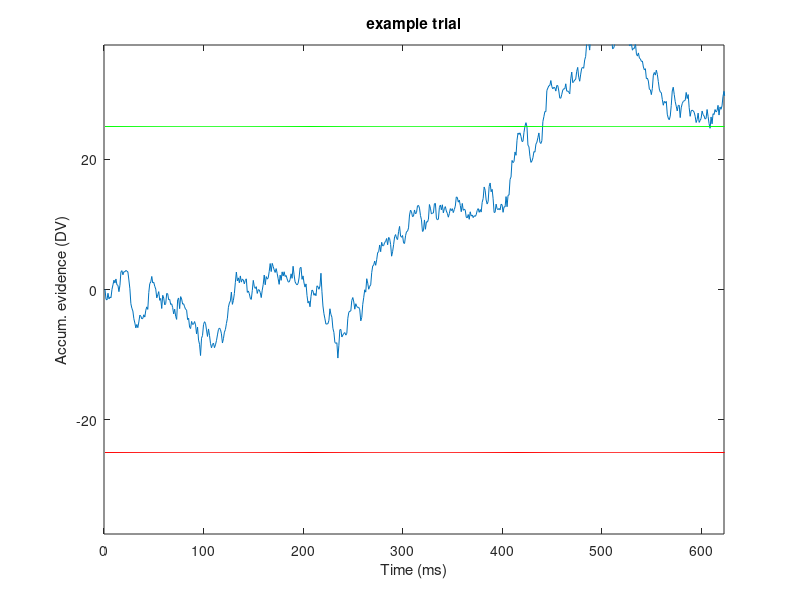
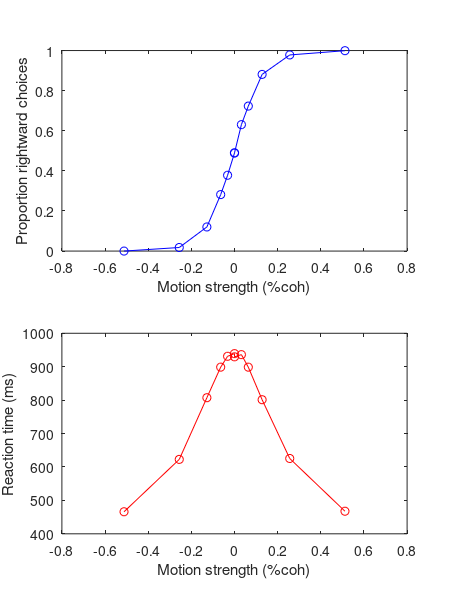

Here is the MATLAB script that generated these plots, in order:
%% simDDM_simple.m
% simple simulation of a 1D drift-diffusion model in the context of a
% choice-RT motion discrimination task (see e.g. Shadlen et al. 2006)
% [does not include confidence]

% CF circa 2015

clear all; close all;

ntrials = 50000;

% different levels of motion strength ('coherence')
% we use +/- eps instead of zero so that there is a direction (and hence a
% correct answer) associated with zero coh
cohs = [-0.512 -0.256 -0.128 -0.064 -0.032 -eps eps 0.032 0.064 0.128 0.256 0.512];

% delta-T (time step, in ms)
dT = 1;
% max duration of stimulus
maxdur = 2000;
timeAxis = 0:dT:maxdur;

% randomize coherence and duration for all trials (n draws with replacement)
coh = randsample(cohs,ntrials,'true')';



%% model parameters (play around with these to see their effects)
k = 0.3; % 'drift rate' or sensitivity term: a constant converting stimulus
         % strength into units of momentary evidence
sigma = 1; % standard deviation of momentary evidence; often fixed at 1
B = 25; % height of the bound, or threshold, for decision termination
Tnd = 300; % non-decision time

%% simulate the diffusion process

% initialize variables
dv = nan(ntrials,length(timeAxis)); % the decision variable, DV, as a function of time, for each trial
choice = nan(ntrials,1); % vector to store choices: 2=right=positive, 1=left=negative
RT = nan(ntrials,1); % reaction time
finalV = nan(ntrials,1); % endpoint of the DV
hitBound = nan(ntrials,1);

tic
for n = 1:ntrials
    
    mu = k * coh(n); % mean of momentary evidence

    % diffusion process: slow version***
    if n==1 % ***run this once, for illustration purposes
        momentaryEvidence = nan(maxdur,1);
        for t = 1:maxdur
            momentaryEvidence(t) = randn*sigma + mu; % sample from normal dist with mean=mu, s.d.=sigma
        end
        dv(n,1) = 0; % dv starts at zero (boundary condition)
        dv(n,2:maxdur+1) = cumsum(momentaryEvidence); % then evolves as the cumulative sum of M.E.
        figure; plot(dv(n,:)); hold on; title('example trial');
        plot(1:length(dv),ones(1,length(dv))*B,'g-');
        plot(1:length(dv),ones(1,length(dv))*-B,'r-');
        tempRT = find(abs(dv(n,:))>=B, 1);
        xlim([0 tempRT + 200]); ylim([-B*1.5 B*1.5]);
        xlabel('Time (ms)'); ylabel('Accum. evidence (DV)');
        % (evidence is shown continuing to accumulate past the bound,
        % although it realy stops there; this can be useful
        % for diagnosing problems with certain parameter settings)
    end    

    % faster version: does not require a FOR loop over the variable t
    dv(n,:) = [0, cumsum(normrnd(mu,sigma,1,maxdur))];
        
    tempRT = find(abs(dv(n,:))>=B, 1);
    if isempty(tempRT) % did not hit bound
        RT(n) = maxdur;
        finalV(n) = dv(n,RT(n));
        hitBound(n) = 0;
    else % hit bound
        RT(n) = tempRT;
        finalV(n) = B*sign(dv(n,RT(n)));
        hitBound(n) = 1;
    end
    choice(n) = sign(finalV(n));  
end
toc

RT = RT + Tnd;

% % quick sanity check to see if params give reasonable performance
% % pCorrect_total = sum(sign(choice)==sign(coh)) / ntrials 


%% plot proportion rightward (choice=1) and RT as a function of coherence

for c = 1:length(cohs)
    I = coh==cohs(c);
    pRight(c,1) = sum(I & choice==1) / sum(I);
    meanRT(c,1) = mean(RT(I));
end

figure; set(gcf,'Color',[1 1 1],'Position',[300 500 450 600],'PaperPositionMode','auto');

subplot(2,1,1); plot(cohs,pRight(:,1),'bo-');
xlabel('Motion strength (%coh)'); ylabel('Proportion rightward choices');

subplot(2,1,2); plot(cohs,meanRT(:,1),'ro-');
xlabel('Motion strength (%coh)'); ylabel('Reaction time (ms)');




